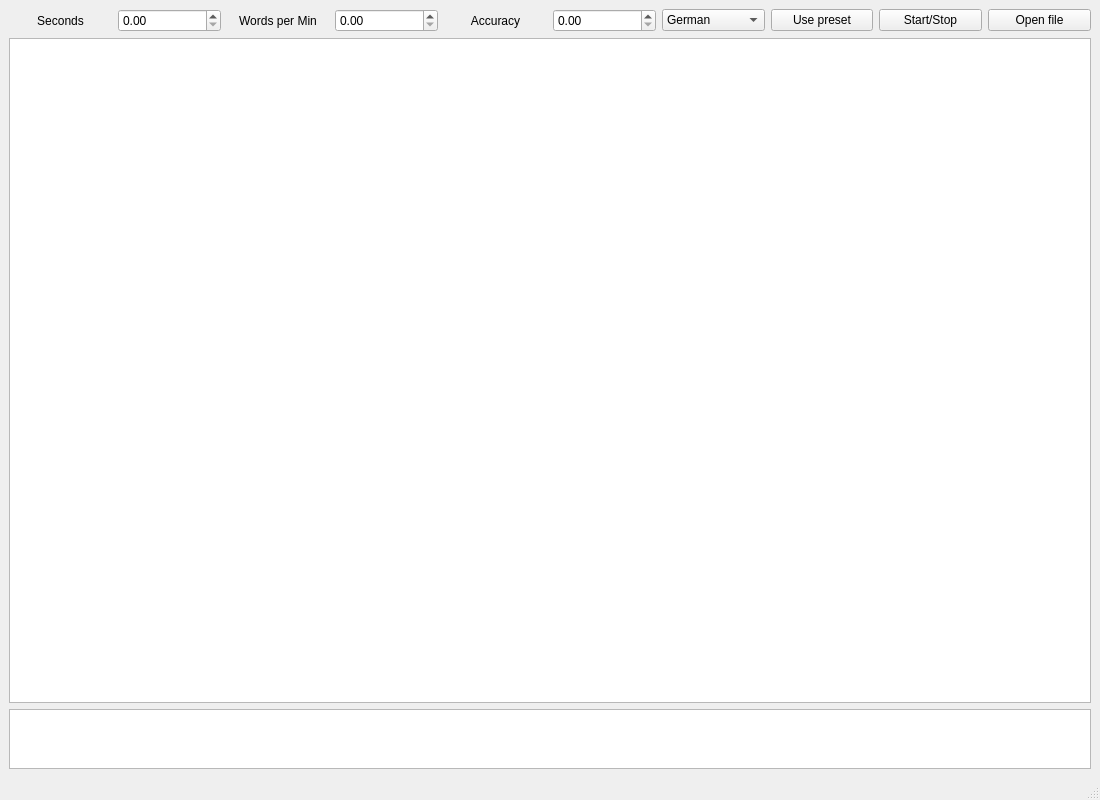
<?xml version="1.0" encoding="UTF-8"?>
<ui version="4.0">
 <class>MainWindow</class>
 <widget class="QMainWindow" name="MainWindow">
  <property name="geometry">
   <rect>
    <x>0</x>
    <y>0</y>
    <width>1100</width>
    <height>800</height>
   </rect>
  </property>
  <property name="minimumSize">
   <size>
    <width>1100</width>
    <height>800</height>
   </size>
  </property>
  <property name="windowTitle">
   <string>MainWindow</string>
  </property>
  <widget class="QWidget" name="centralwidget">
   <layout class="QVBoxLayout" name="verticalLayout">
    <item>
     <layout class="QVBoxLayout" name="editorsLayout">
      <item>
       <layout class="QHBoxLayout" name="horizontalLayout">
        <item>
         <widget class="QLabel" name="startLabel">
          <property name="text">
           <string>Seconds</string>
          </property>
          <property name="alignment">
           <set>Qt::AlignCenter</set>
          </property>
         </widget>
        </item>
        <item>
         <widget class="QDoubleSpinBox" name="timerBox"/>
        </item>
        <item>
         <widget class="QLabel" name="label">
          <property name="text">
           <string>Words per Min</string>
          </property>
          <property name="alignment">
           <set>Qt::AlignCenter</set>
          </property>
         </widget>
        </item>
        <item>
         <widget class="QDoubleSpinBox" name="wordsBox"/>
        </item>
        <item>
         <widget class="QLabel" name="cntrLabel">
          <property name="text">
           <string>Accuracy</string>
          </property>
          <property name="alignment">
           <set>Qt::AlignCenter</set>
          </property>
          <property name="openExternalLinks">
           <bool>false</bool>
          </property>
         </widget>
        </item>
        <item>
         <widget class="QDoubleSpinBox" name="accuracyBox"/>
        </item>
        <item>
         <widget class="QComboBox" name="langBox">
          <property name="currentIndex">
           <number>0</number>
          </property>
          <item>
           <property name="text">
            <string>German</string>
           </property>
          </item>
          <item>
           <property name="text">
            <string>French</string>
           </property>
          </item>
          <item>
           <property name="text">
            <string>Arabic</string>
           </property>
          </item>
          <item>
           <property name="text">
            <string>Chinese</string>
           </property>
          </item>
          <item>
           <property name="text">
            <string>Belarusian</string>
           </property>
          </item>
         </widget>
        </item>
        <item>
         <widget class="QPushButton" name="presetBtn">
          <property name="text">
           <string>Use preset</string>
          </property>
         </widget>
        </item>
        <item>
         <widget class="QPushButton" name="startBtn">
          <property name="text">
           <string>Start/Stop</string>
          </property>
         </widget>
        </item>
        <item>
         <widget class="QPushButton" name="openBtn">
          <property name="text">
           <string>Open file</string>
          </property>
         </widget>
        </item>
       </layout>
      </item>
      <item>
       <widget class="QTextEdit" name="aimTextEdit">
        <property name="minimumSize">
         <size>
          <width>0</width>
          <height>0</height>
         </size>
        </property>
        <property name="font">
         <font>
          <pointsize>11</pointsize>
          <italic>false</italic>
          <bold>false</bold>
         </font>
        </property>
       </widget>
      </item>
      <item>
       <widget class="QTextEdit" name="checkTextEdit">
        <property name="maximumSize">
         <size>
          <width>16777215</width>
          <height>60</height>
         </size>
        </property>
       </widget>
      </item>
     </layout>
    </item>
   </layout>
  </widget>
  <widget class="QMenuBar" name="menubar">
   <property name="geometry">
    <rect>
     <x>0</x>
     <y>0</y>
     <width>1100</width>
     <height>22</height>
    </rect>
   </property>
  </widget>
  <widget class="QStatusBar" name="statusbar"/>
 </widget>
 <resources/>
 <connections/>
</ui>
